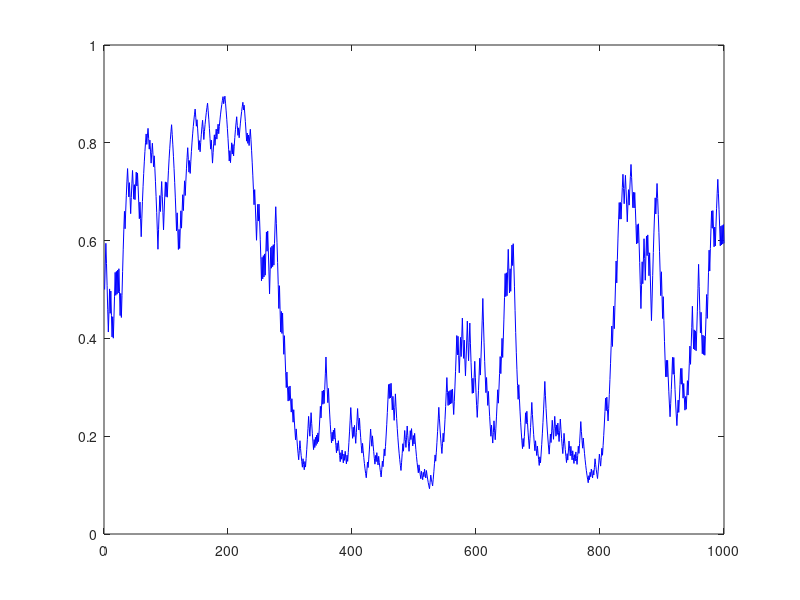

Here is the MATLAB script that generated this plot:
%2 Player Game with taxes 

% must be zero sum, i.e a(i) + b(i) = 1 

% Define the parameters
p = 0.5; % Probability of winning player
n = 1000; % Number of rounds
a = 0.1; %fraction won or lost
b = 0.01; % tax rate of 1%

% Initialize the variables
A = 1; % Initial asset
X = zeros(1,n); % Player A's asset over rounds
Y = zeros(1,n); % Player B's asset over rounds
X(1) = A/2; % Initialization of Player A's asset
Y(1) = A/2 % Initialization of Player B's asset

% Simulate wealth exchange
for n = 1:n-1

   % determining winner,  Generating a fraction between 0 and 1
    distro = rand()
   disp(distro)
   if distro >= p  % X wins
       X(n+1) = (1-b)*X(n) + a * min(X(n),1-X(n))*1 + b/2; % Equations from chorro
       Y(n+1) = (1-b)*Y(n) - a * min(Y(n),1-Y(n))*1 + b/2;
   else            % Y wins
       X(n+1) = (1-b)*X(n) - a * min(X(n),1-X(n))*1 + b/2;
       Y(n+1) = (1-b)*Y(n) + a * min(Y(n),1-Y(n))*1 + b/2;
   end
end

% Then finding the winner and plotting their share of wealth over time
 
if (X(n) > Y(n))
   disp('Player X is the richest')
else
   disp('Player Y is the richest')
end
if max(X(n)) > max(Y(n))
    plot(X,'r');
else
    plot(Y,'b');
end